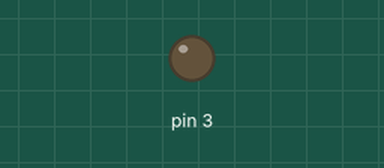
This sketch was run on a simulated Arduino Uno, built with avr-gcc and run on an emulated ATmega328P. Shown: output pins drawn as LEDs (lit = HIGH).

Above: at 0.05 s.
At 2.35 s:
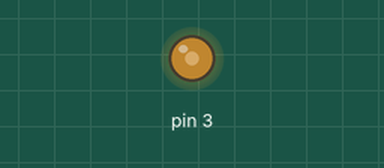
At 4.7 s:
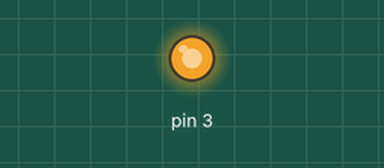
At 9.4 s:
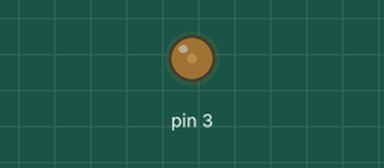
Timing chart, 0 to 13.5 s (numbered marks = the images above):
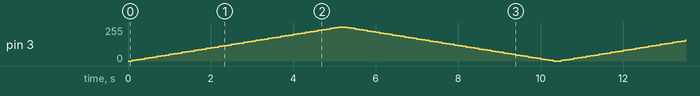

The sketch:

light_diming_using_pulse_width_modulation_technique.ino
```cpp
void setup() {
  pinMode(3,OUTPUT);
  Serial.begin(9600);

}

void loop() {
  int i;
  for(i=0;i<=255;i=i+5)
  {
    analogWrite(3,i);
    delay(100);
  }
  for(i=255;i>=0;i=i-5)
  {
    analogWrite(3,i);
    delay(100);
  }
}
```
